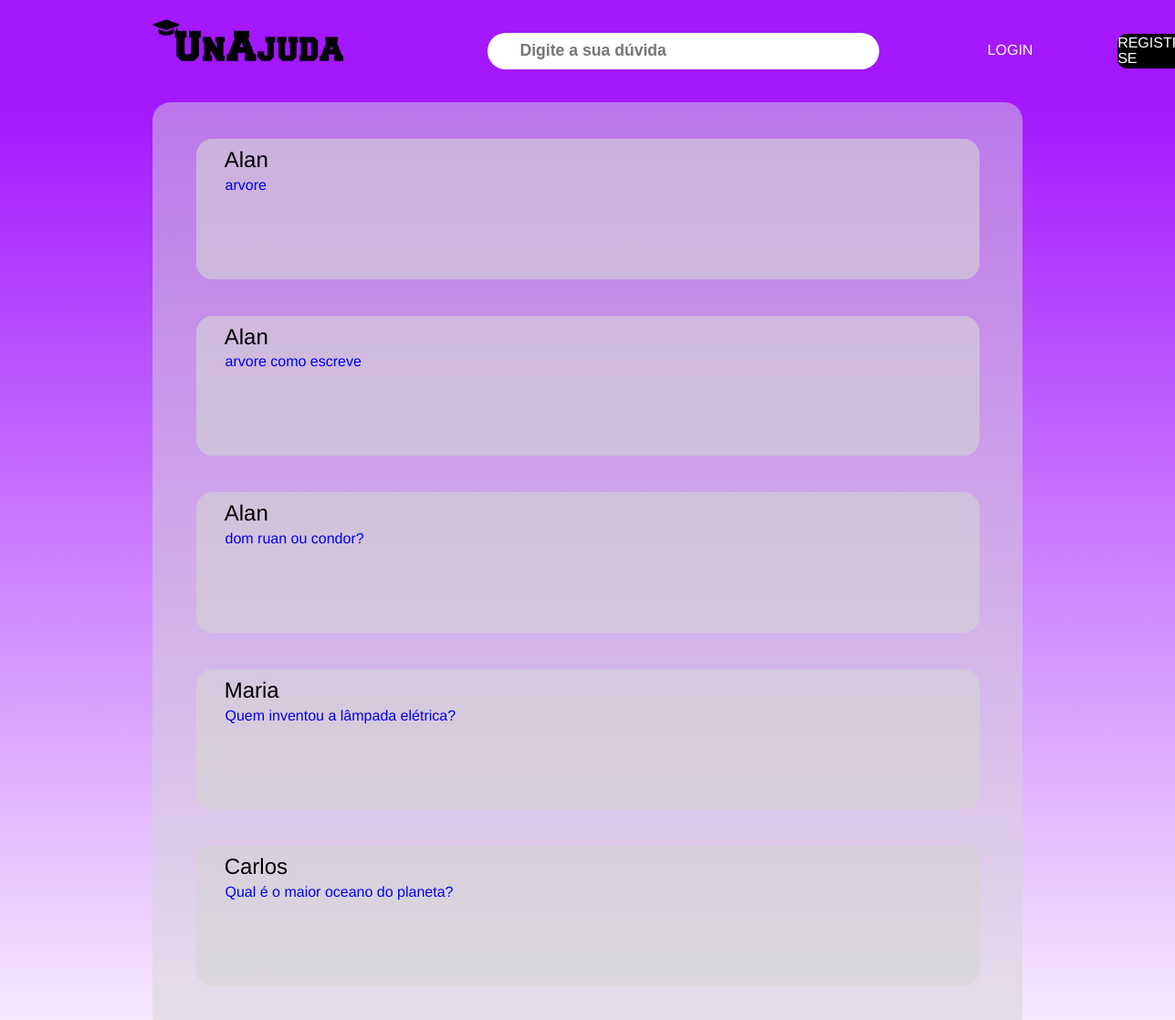
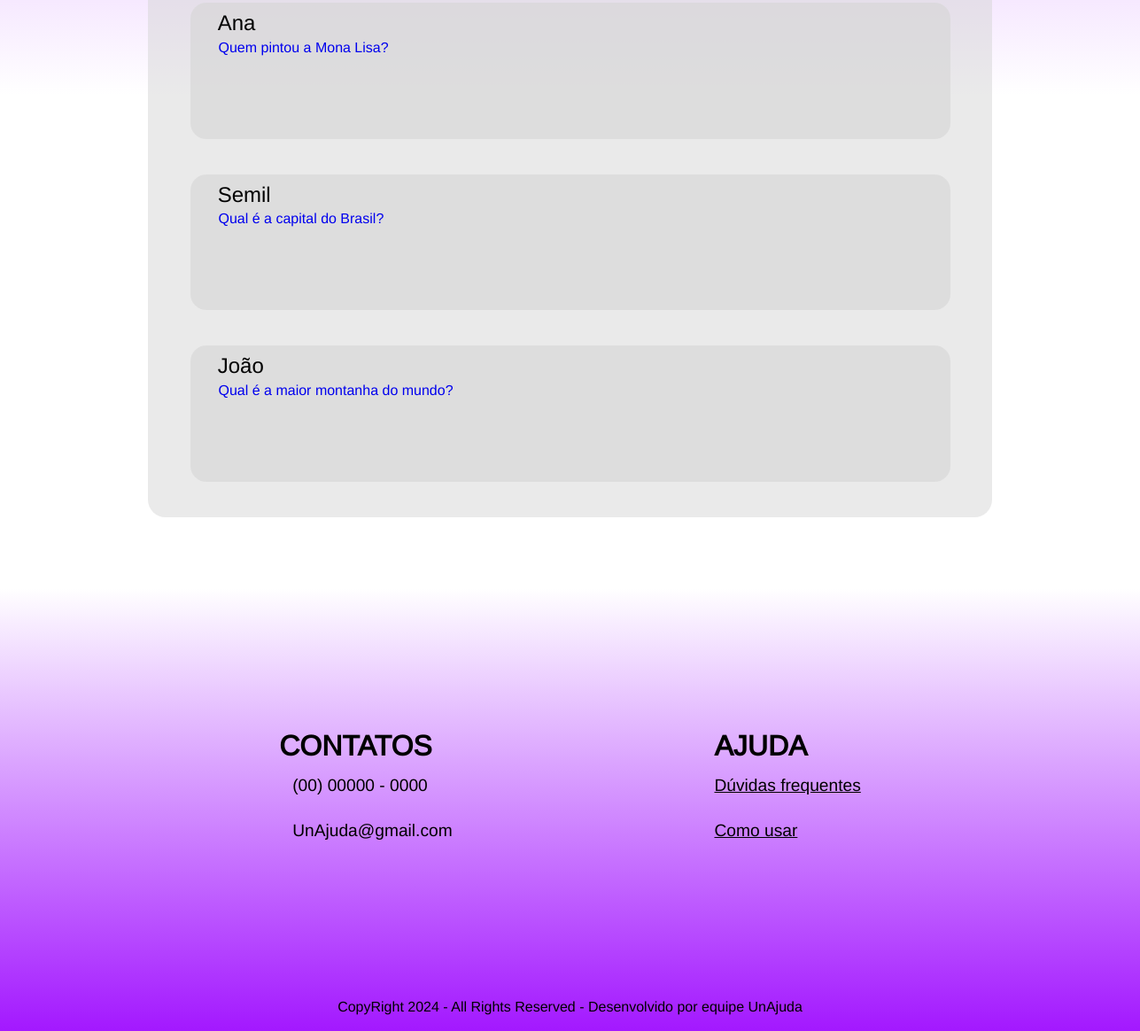
The app's page /pesquisa with its own data (2 pictures, top to bottom).
### tables this page shows
CREATE TABLE pergunta (
                id INTEGER PRIMARY KEY AUTOINCREMENT,
                id_usuario INTEGER NOT NULL,
                pergunta TEXT NOT NULL,
                data_criacao TIMESTAMP DEFAULT CURRENT_TIMESTAMP,
                FOREIGN KEY (id_usuario) REFERENCES usuario(id)
            );

CREATE TABLE usuario (
                id INTEGER PRIMARY KEY AUTOINCREMENT,
                nome TEXT NOT NULL,
                email TEXT NOT NULL UNIQUE,
                senha TEXT NOT NULL,
                faculdade TEXT,
                curso TEXT,
                telefone TEXT,
                foto_perfil TEXT
            );

### controles_de_rota.py (the view)
@unajuda.route('/pesquisa')
def pesquisa():
    db = get_db()
    query = request.args.get('query', '').strip()
    if query:
        perguntas_respostas = obter_perguntas_com_respostas_e_nome_usuario(db, query)
    else:
        perguntas_respostas = obter_perguntas_com_respostas_e_nome_usuario(db)
    perguntas = []
    usuario_logado_id = session.get('usuario_id')
    for pergunta_id, dados in perguntas_respostas.items():
        usuario_id = dados.get('usuario_id')
        nome_usuario = "Você" if usuario_id == usuario_logado_id else dados['nome_usuario']
        perguntas.append({
            "id": pergunta_id,
            "pergunta": dados['pergunta'],
            "nome_usuario": nome_usuario
        })
    return render_template('pagina-pesquisa.html', perguntas=perguntas)

### controles_de_rota.py (called while the page is built, shortened)
def get_db():
    if 'db' not in g:
        g.db = sqlite3.connect('usuario.db', check_same_thread=False)
    return g.db

def make_session_permanent():
    session.permanent = True

### templates/pagina-pesquisa.html (shortened to what this page needs)
<!DOCTYPE html>
<html lang="pt-br">
<head>
    <link rel="stylesheet" href="../static/style/pagina_pesquisa/pagina-pesquisa.css">
    <link rel="stylesheet" href="../static/style/reset.css">
    <link rel="stylesheet" href="../static/style/style.css">
</head>
<body>
    <main class="pesquisa__main">
        <div class="center">
            <div class="pesquisa__header">
                <div class="pesquisa__logo">
                    <a href="/"><img src="../static/img/Logo_principal.svg" alt=""></a>
                </div>
                <div>
                    <form action="/pesquisa" method="get">
                        <input class="barra__pesquisa" type="search" id="buscarPerguntas" name="query" value="{{ request.args.get('query', '') }}" placeholder="Digite a sua dúvida">
                    </form>
                </div>
                <div class="nav-links">
                    {% if not session.get('logado') %}
                        <a href="/login" class="pesquisa__login">LOGIN</a>
                        <a href="/cadastro" class="pesquisa__registro">REGISTRE-SE</a>
                    {% else %}
                        <a class="perfil" href="../templates/pagina-perfil.html"></a>
                    {% endif %}
                </div>
            </div>
        </div>
    </main>
    <section class="pesquisa">
        <div class="center">
            <div class="container__pergunta">
                <div class="ha__perguntas">
                {% if perguntas %}
                    {% for pergunta in perguntas %}
                        <div class="caixa__pergunta">
                            <h2>{{ pergunta.nome_usuario }}</h2>
                            <p><a href="/resposta/{{ pergunta.id }}">{{ pergunta.pergunta }}</a></p>
                        </div>
                        {% endfor %}
                    </div>
                {% else %}
                    <div class="caixa__pergunta2">
                        <h2>Não há perguntas disponíveis.</h2>
                        <a href="/pergunta" class="registro-header-btn">Adicionar Pergunta</a>
                    </div>
                    {% endif %}
            </div>
        </div>
    </section>
    <footer class="footer">
        <div class="center">
            <div class="duvidas-contatos">
                <div class="contatos">
                    <h2>CONTATOS</h2>
                    <p><i class="fa-brands fa-whatsapp"></i>(00) 00000 - 0000</p>
                    <p><i class="fa-regular fa-envelope"></i>UnAjuda@gmail.com</p>
                </div>
                <div class="duvidas">
                    <h2>AJUDA</h2>
                    <a href="#">Dúvidas frequentes</a>
                    <a href="#">Como usar</a>
                </div>
            </div>
            <div class="direitos">
                <p>CopyRight  2024 - All Rights Reserved - Desenvolvido por equipe UnAjuda</p>
            </div>
        </div>
    </footer>
</body>
</html>

### static/style/pagina_pesquisa/pagina-pesquisa.css (style rules this page uses)
.pesquisa__main { height: 14vh; background-color: var(--cor-principal); }
.pesquisa__header { background-color: #A318FF; display: flex; align-items: center; justify-content: space-between; height: 100%; margin-left: 0.15em; }
.pesquisa__logo img { background-repeat: no-repeat; height: 6.4vh; margin-top: -20px; cursor: pointer; margin-left: -0.19em; }
.barra__pesquisa { border-radius: 85px; font-weight: bold; background-color: #fff; outline: none; border: none; height: 5.12vh; width: 33.333vw; margin-left: 9em; margin-right: 16em; font-size: 1.1em; padding-left: 2em; }
.nav-links { display: flex; }
.nav-links a { font-size: 1rem; color: white; display: flex; justify-content: center; align-items: center; }
.pesquisa__login { border-radius: 10px; border: 0px solid black; margin-left: -12em; width: 8.333vw; height: 4.8vh; }
.pesquisa__registro { background-color: black; border-radius: 10px; margin-left: 4em; width: 8.333vw; height: 4.8vh; }
.pesquisa { background: linear-gradient(0deg, rgba(255,255,255,1) 30%, rgba(163,24,255,1) 100%); }
.container__pergunta { display: flex; border-radius: 20px; background-color: rgba(214, 214, 214, .5); padding-top: 2.5em; justify-content: center; align-items: center; }
.caixa__pergunta { background-color: rgba(214, 214, 214, .6); border-radius: 18px; cursor: pointer; margin-bottom: 2.5em; height: 19.2vh; width: 66.667vw ; }
.caixa__pergunta h2 { font-weight: lighter; padding-left: 1.3em; padding-top: 0.5em; }
.caixa__pergunta p { padding-left: 2em; padding-right: 2em; padding-top: 0.3em; }

### static/style/style.css (style rules this page uses)
:root { --cor-principal: #A318FF; --cor-ouro: #FFD700; --cor-prata: #C0C0C0; --cor-bronze :#CD7F32; }
.center { margin: 0 13%; height: 100%; }

### static/style/pagina_principal/footer-pagina-principal.css (style rules this page uses)
.footer { background: rgb(255,255,255); background: linear-gradient(180deg, rgba(255,255,255,1) 0%, rgba(163,24,255,1) 100%); height: 500px; margin-top: 80px; }
.footer .duvidas-contatos { width: 100%; height: 93%; display: flex; justify-content: space-around; align-items: center; }
.footer .duvidas-contatos h2 { font-size: 2rem; }
.footer .duvidas-contatos .contatos p { font-size: 1.2rem; padding: 15px 0; }
.footer .duvidas-contatos .contatos p i { padding: 0 15px 0 0; }
.footer .duvidas-contatos .duvidas a { display: flex; font-size: 1.2rem; padding: 15px 0; text-decoration:underline; color: black; }
.direitos { display: flex; justify-content: center; align-items: center; font-size: 1rem; }

### records on screen
pergunta: nome_usuario "Alan", pergunta "arvore"
pergunta: nome_usuario "Alan", pergunta "arvore como escreve"
pergunta: nome_usuario "Alan", pergunta "dom ruan ou condor?"
pergunta: nome_usuario "Maria", pergunta "Quem inventou a lâmpada elétrica?"
pergunta: nome_usuario "Carlos", pergunta "Qual é o maior oceano do planeta?"
pergunta: nome_usuario "Ana", pergunta "Quem pintou a Mona Lisa?"
pergunta: nome_usuario "Semil", pergunta "Qual é a capital do Brasil?"
pergunta: nome_usuario "João", pergunta "Qual é a maior montanha do mundo?"
